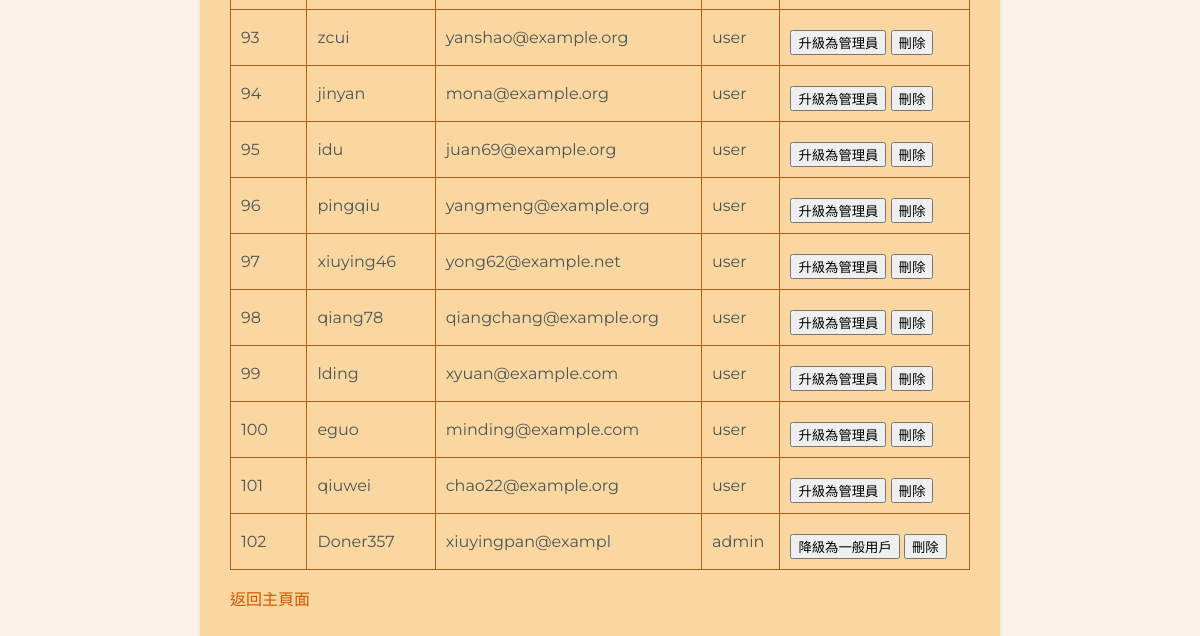
Before: /admin/manage_users (signed in, lower part) with the older database file.
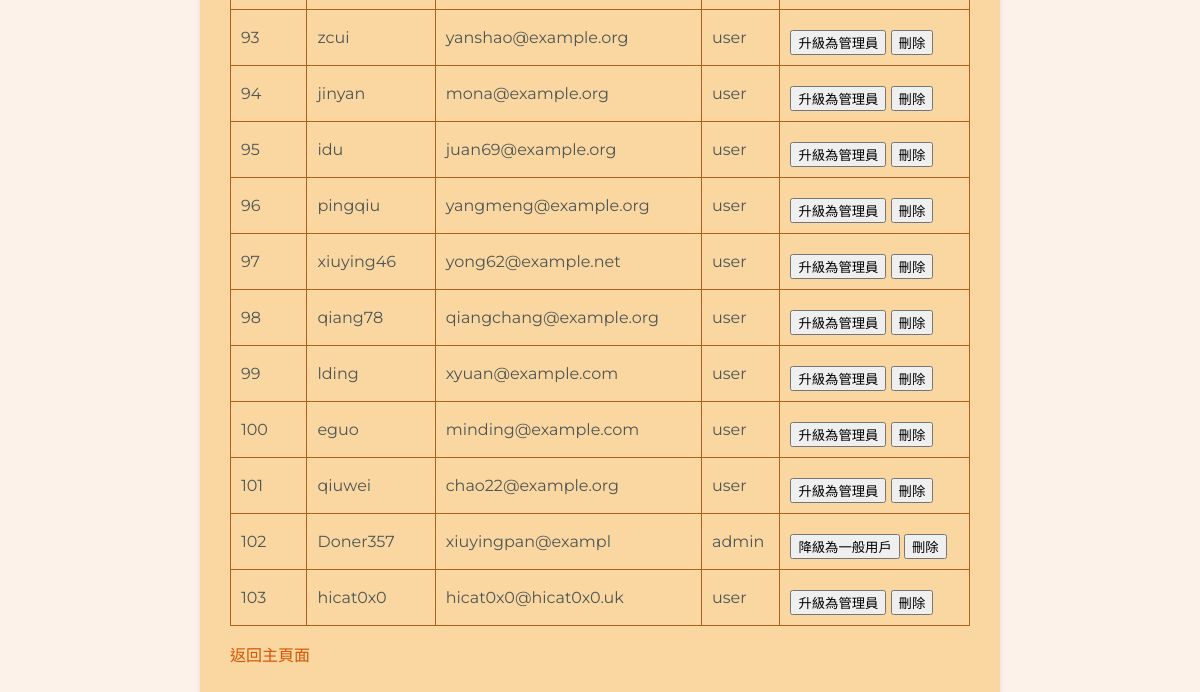
After: the same page with the newer database file.
### tables this page shows
CREATE TABLE Users (
            UserID INTEGER PRIMARY KEY AUTOINCREMENT,
            Username TEXT NOT NULL UNIQUE,
            Password TEXT NOT NULL,
            Email TEXT NOT NULL UNIQUE,
            Role TEXT NOT NULL CHECK (Role IN ('user', 'admin', 'superadmin'))
        );

### app.py (the view, shortened to what this page needs)
@app.route('/admin/manage_users', methods=['GET', 'POST'])
def manage_users():
    if 'user_id' not in session:
        flash('請先登入', 'danger')
        return redirect(url_for('login'))
    if session.get('role') != 'superadmin':
        flash('請以管理員身份登入', 'danger')
        return redirect(url_for('login'))
    conn = get_db_connection()
    cursor = conn.cursor()
    cursor.execute("SELECT * FROM Users WHERE UserID != ?", (session['user_id'],))
    users = cursor.fetchall()
    conn.close()
    return render_template('manage_users.html', users=users)

### app.py (called while the page is built)
def get_db_connection():
    conn = sqlite3.connect('mall.db')
    conn.row_factory = sqlite3.Row
    return conn

### templates/manage_users.html (shortened to what this page needs)
<!DOCTYPE html>
<html lang="zh-Hant">
<head>
    <link rel="stylesheet" href="{{ url_for('static', filename='styles.css') }}">
</head>
<body onload="initializeTheme()">
    <div class="container">
        <div class="main-content">
            <table>
                {% for user in users %}
                <tr>
                    <td>{{ user['UserID'] }}</td>
                    <td>{{ user['Username'] }}</td>
                    <td>{{ user['Email'] }}</td>
                    <td>{{ user['Role'] }}</td>
                    <td>
                        {% if user['Role'] == 'user' %}
                            <form method="post" style="display:inline;">
                                <input type="submit" value="升級為管理員">
                            </form>
                        {% elif user['Role'] == 'admin' %}
                            <form method="post" style="display:inline;">
                                <input type="submit" value="降級為一般用戶">
                            </form>
                        {% endif %}
                        <form method="post" style="display:inline;">
                            <input type="submit" value="刪除">
                        </form>
                    </td>
                </tr>
                {% endfor %}
            </table>
            <p><a href="{{ url_for('admin_main_page') }}">返回主頁面</a></p>
        </div>
    </div>
</body>
</html>

Changed rows visible on the page:
added Users: UserID "103", Username "hicat0x0", Email "hicat0x0@hicat0x0.uk", Role "user"
